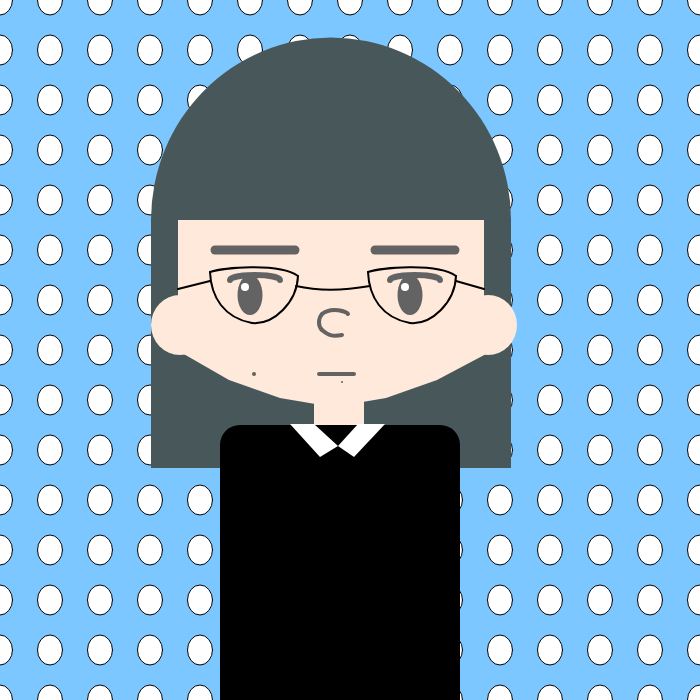
Frame 1 (no input)
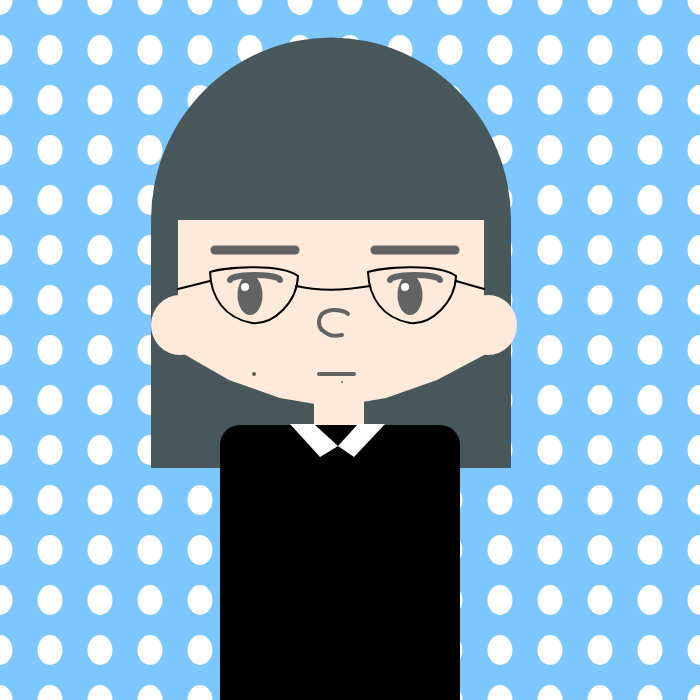
Frame 60 (no input)
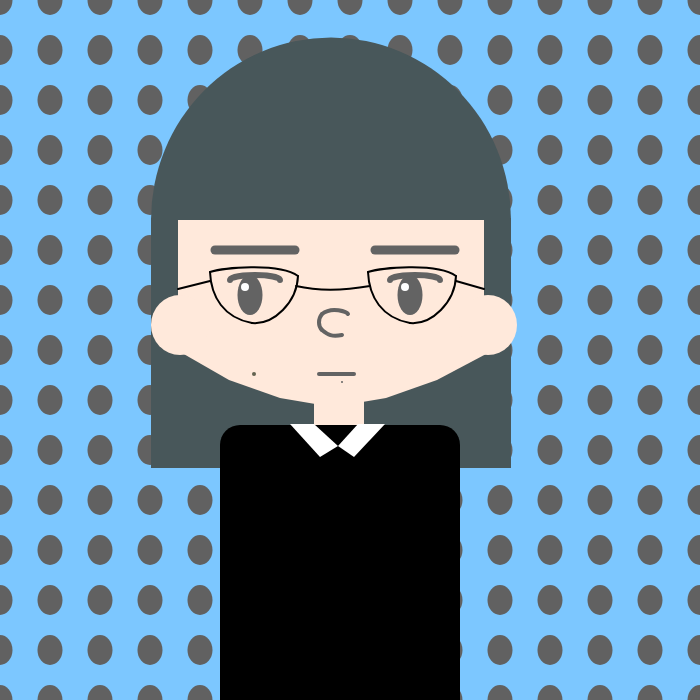
Frame 120 (the mouse pressed at the canvas centre since frame 60)

The p5.js sketch that drew these frames (run headless with seeded random() and noise() and a simulated clock; from frame 60 on, the mouse is pressed at the canvas centre):

// p5.js sketch
// ── sketch.js
/*************************************************************************
    (*)Code Self Portrait
          (*)by Mary Huang

    (*)Overview - Self portrait recreation by using P5.js
    ---------------------------------------------------------------------
    (*)Notes: (ie: To be fixed, I Need Help With, Clarify This, etc etc: )
     (1)I want to make the code simply with out the repertion of the coordinates
**************************************************************************/

//Variation
let bgcolor = (255, 255, 255);

//Setup code goes here
function setup() {
  createCanvas(700, 700);
  ellipseMode(CENTER);
  angleMode(RADIANS);
}

//Draw code goes here
function draw() {
  background(124, 199, 255);
  print('mouseX:',mouseX, 'mouseY:', mouseY)
  for (var y = 0; y <= height; y += 50) {
    for (var x = 0; x <= width; x += 50) {
      fill(bgcolor);
      ellipse(x, y, 25, 30);
}
}
 	hair();
 	face();
  eye();
  nose();
  mouth();
  mole();
  glasses();
  body();
  changecolor();
}  

//Functions

//draw face
function face(){
	noStroke();
	//facedownpart
	fill(255, 233, 219);
	beginShape();
	vertex(182, 353);
	vertex(229, 380);
	vertex(280, 398);
	vertex(333, 407);
	vertex(386, 398);
	vertex(437, 380);
	vertex(488, 353);
	endShape();
	  
	//faceuperpart
	fill(255, 233,219);
	rect(178, 220, 306, 133);
  
  	//ear
	fill(255, 233, 219);
	ellipse(180, 325, 58, 60);
	ellipse(488, 325, 58, 60);

}

//draw hair
function hair(){
	noStroke();
	//band
	fill(72, 87, 90);
	arc(331, 220, 360, 365, -PI, 0);
	  
	//blackhair
	fill(72, 87, 90);
	rect(151, 218, 360, 250);

}

//draw eyes
function eye(){
	//brows
	stroke(99, 99, 99);
	strokeWeight(9);
	line(215, 250, 295, 250);
	line(375, 250, 455, 250);
	  
	//eyes
	stroke(99, 99, 99);
	strokeWeight(6);
	arc(255, 280, 50, 10, PI, TWO_PI,OPEN);
	arc(415, 280, 50, 10, PI, TWO_PI,OPEN);
	//eyeball
	fill(99, 99, 99);
	noStroke();
	ellipse(250, 295, 25, 40);
	ellipse(410, 295, 25, 40);
	//highlight
	stroke(255, 255,255);
	strokeWeight(8);
	point(245, 287);
	point(405, 287);
}

//draw nose
function nose(){
	noFill();
	stroke(99, 99, 99);
	strokeWeight(4);
	bezier(348, 314, 347, 312, 332, 306, 322, 314);
	bezier(322, 314, 318, 319, 318, 326, 322, 330);
	bezier(322, 330, 328, 335, 332, 337, 342, 335);
}

//draw mouth
function mouth(){
	noFill();
	stroke(99, 99, 99);
	strokeWeight(4);
	line(319, 374, 354, 374);
}

//draw mole
function mole(){
	stroke(99, 99, 80);
	strokeWeight(4);
	point(254, 374);
	stroke(99, 99, 99);
	strokeWeight(2);
	point(342, 382);
}

//draw glasses
function glasses(){
	noFill();
	stroke(0);
	strokeWeight(2);
	//left
	bezier(210, 272, 222, 268, 278, 262, 298, 276);
	bezier(210, 272, 211, 297, 224, 318, 252, 323);
	bezier(252, 323, 274, 325, 297, 302, 298, 276);

	let x=158
	//right
	bezier(210+x, 272, 222+x, 268, 278+x, 262, 298+x, 276);
	bezier(210+x, 272, 211+x, 297, 224+x, 318, 252+x, 323);
	bezier(252+x, 323, 274+x, 325, 297+x, 302, 298+x, 276);
	  
	bezier(296, 286, 318, 291, 341, 291, 370,286);
	line(178, 289, 210, 281);
	line(456, 281, 484, 289);
}

//draw body
function body(){
	//neck
	noStroke();
 	fill(255, 233, 219);
  	rect(314, 398, 50, 30);

	 //cloth
	 fill(0);
	 rect(220, 425, 240, 300, 20);
	 fill(255, 255, 255);
	 quad(314, 424, 338, 446, 320, 457, 290, 424);
	 quad(358, 424, 338, 446, 354, 457, 385, 424);
}

//change background color
function changecolor(){
 	if (mouseIsPressed){
 		bgcolor = (250, 216, 97);
  }
    else {
    	bgcolor = (255, 255, 255);
    }
}
